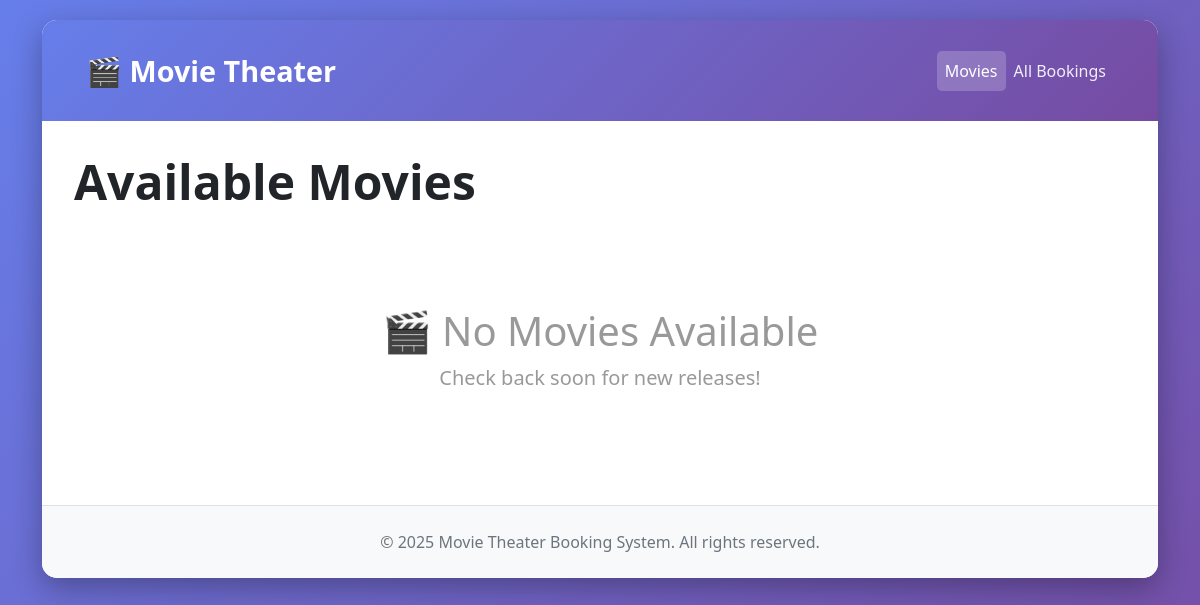
The app's page /, older data.
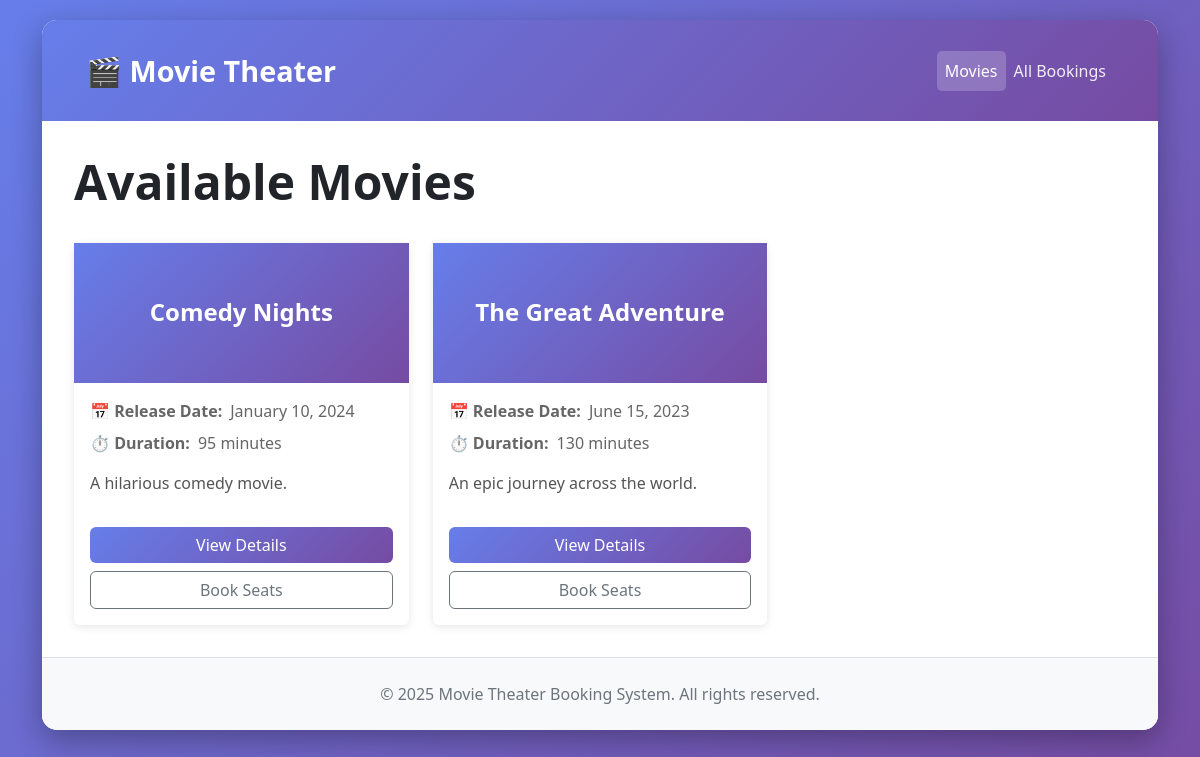
The same page, newer data.
### booking/models.py (models this page shows, shortened)
class Movie(models.Model):
    title = models.CharField(max_length=200)
    description = models.TextField()
    release_date = models.DateField()
    duration = models.IntegerField(help_text="Duration in minutes")
    class Meta:
        ordering = ['-release_date']

### booking/template_views.py (the view)
# urls.py: path('', template_views.movie_list, name='movie_list'),
def movie_list(request):
    movies = Movie.objects.all().order_by('-release_date')
    return render(request, 'booking/movie_list.html', {
        'movies': movies
    })

### booking/templates/booking/movie_list.html (shortened to what this page needs)
{% extends 'booking/base.html' %}
{% block content %}
<div class="d-flex justify-content-between align-items-center mb-4">
    <h1 class="display-5 fw-bold">Available Movies</h1>
</div>
{% if movies %}
    <div class="row g-4">
        {% for movie in movies %}
        <div class="col-md-6 col-lg-4">
            <div class="card movie-card">
                <div class="movie-header">
                    <h2>{{ movie.title }}</h2>
                </div>
                <div class="card-body">
                    <div class="mb-3">
                        <div class="movie-info-item">
                            <strong>📅 Release Date:</strong>
                            <span>{{ movie.release_date|date:"F d, Y" }}</span>
                        </div>
                        <div class="movie-info-item">
                            <strong>⏱️ Duration:</strong>
                            <span>{{ movie.duration }} minutes</span>
                        </div>
                    </div>
                    <div class="movie-description mb-3">
                        <p>{{ movie.description }}</p>
                    </div>
                    <div class="d-grid gap-2">
                        <a href="{% url 'movie_detail' movie.id %}" class="btn btn-primary">View Details</a>
                        <a href="{% url 'seat_booking' movie.id %}" class="btn btn-outline-secondary">Book Seats</a>
                    </div>
                </div>
            </div>
        </div>
        {% endfor %}
    </div>
{% else %}
    <div class="no-movies">
        <h2 class="display-6">🎬 No Movies Available</h2>
        <p class="lead">Check back soon for new releases!</p>
    </div>
{% endif %}
{% endblock %}

### booking/templates/booking/base.html (shortened to what this page needs)
{% load static %}
<!DOCTYPE html>
<html lang="en">
<head>
    <link href="https://cdn.jsdelivr.net/npm/bootstrap@5.3.0/dist/css/bootstrap.min.css" rel="stylesheet">
</head>
<body>
    <div class="container main-container">
        <div class="content-card">
            <nav class="navbar navbar-expand-lg navbar-custom">
                <div class="container-fluid">
                    <a class="navbar-brand" href="{% url 'movie_list' %}">🎬 Movie Theater</a>
                    <div class="collapse navbar-collapse" id="navbarNav">
                        <ul class="navbar-nav ms-auto">
                            <li class="nav-item">
                                <a class="nav-link {% if request.resolver_match.url_name == 'movie_list' %}active{% endif %}"
                                   href="{% url 'movie_list' %}">Movies</a>
                            </li>
                            <li class="nav-item">
                                <a class="nav-link {% if request.resolver_match.url_name == 'all_bookings' %}active{% endif %}"
                                   href="{% url 'all_bookings' %}">All Bookings</a>
                            </li>
                        </ul>
                    </div>
                </div>
            </nav>
            <div class="content-wrapper">
                {% block content %}{% endblock %}
            </div>
            <footer>
                <p class="mb-0">&copy; 2025 Movie Theater Booking System. All rights reserved.</p>
            </footer>
        </div>
    </div>
</body>
</html>

### booking/templates/booking/base.html (style rules this page uses)
:root { --primary-gradient: linear-gradient(135deg, #667eea 0%, #764ba2 100%); }
body { background: linear-gradient(135deg, #667eea 0%, #764ba2 100%); min-height: 100vh; padding-bottom: 30px; }
.main-container { margin-top: 20px; margin-bottom: 20px; }
.content-card { background: white; border-radius: 15px; box-shadow: 0 10px 30px rgba(0,0,0,0.3); overflow: hidden; }
.navbar-custom { background: linear-gradient(135deg, #667eea 0%, #764ba2 100%); padding: 1.5rem 2rem; }
.navbar-custom .navbar-brand { color: white; font-size: 1.8rem; font-weight: bold; }
.navbar-custom .nav-link { color: rgba(255,255,255,0.9); padding: 0.5rem 1rem; border-radius: 5px; transition: background 0.3s; }
.navbar-custom .nav-link:hover, .navbar-custom .nav-link.active { background: rgba(255,255,255,0.2); color: white; }
.content-wrapper { padding: 2rem; }
footer { background: #f8f9fa; padding: 1.5rem; text-align: center; color: #6c757d; border-top: 1px solid #dee2e6; }
.btn-primary { background: linear-gradient(135deg, #667eea 0%, #764ba2 100%); border: none; }

### booking/templates/booking/movie_list.html (style rules this page uses)
.movie-card { transition: transform 0.3s, box-shadow 0.3s; height: 100%; border: none; box-shadow: 0 2px 8px rgba(0,0,0,0.1); }
.movie-header { background: linear-gradient(135deg, #667eea 0%, #764ba2 100%); color: white; padding: 2rem; min-height: 140px; display: flex; align-items: center; justify-content: center; text-align: center; }
.movie-header h2 { font-size: 1.5rem; margin: 0; font-weight: bold; }
.movie-description { max-height: 100px; overflow: hidden; text-overflow: ellipsis; color: #555; }
.movie-info-item { display: flex; align-items: center; gap: 0.5rem; margin-bottom: 0.5rem; color: #666; }

Row changes from the older to the newer data that the page shows:
added Movie: title "Comedy Nights", release_date "January 10, 2024", duration "95", description "A hilarious comedy movie."
added Movie: title "The Great Adventure", release_date "June 15, 2023", duration "130", description "An epic journey across the world."
Text that changed along with them:
text no longer shown: "🎬 No Movies Available Check back soon for new releases!"
